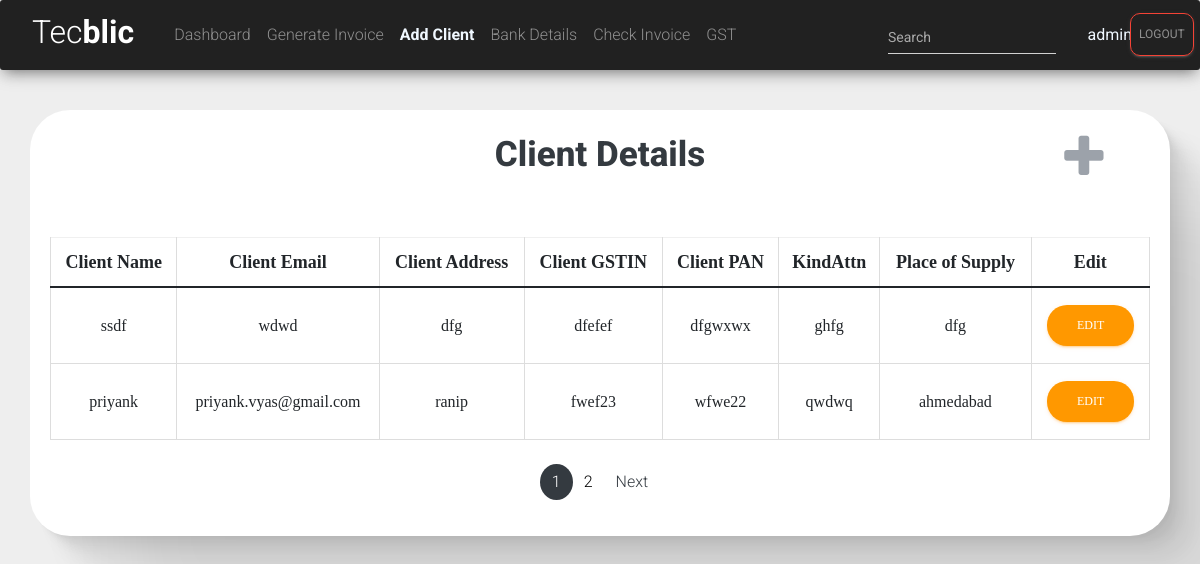
The page /add (signed in) on the database as committed earlier.
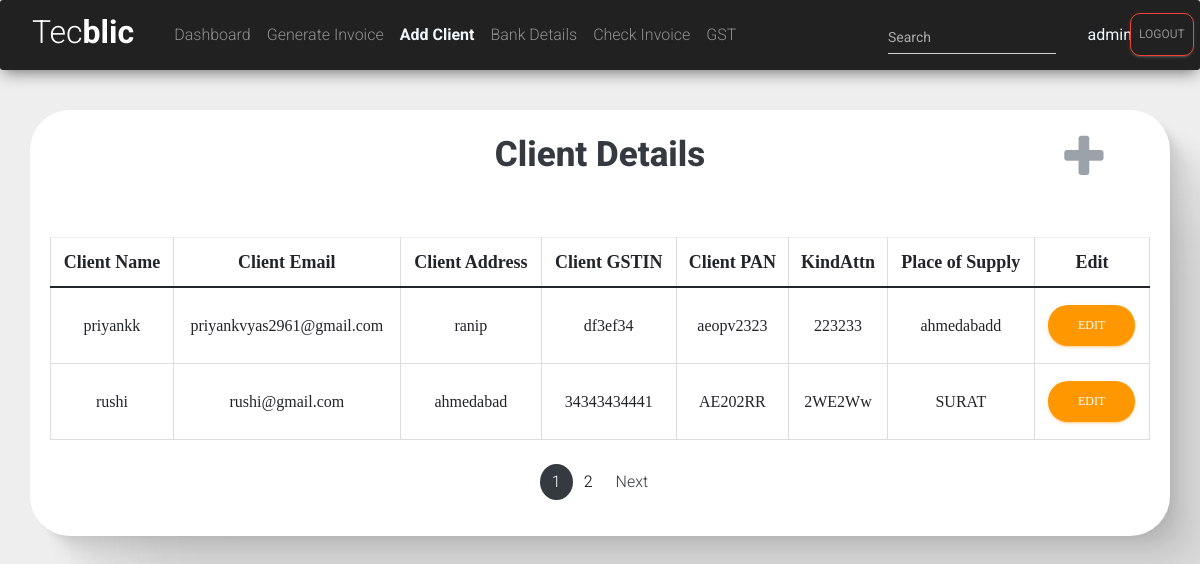
The same page on the database as committed later.
### tecblicapp/models.py (models this page shows, shortened)
class clientDetail(models.Model):
    clientName=models.CharField(max_length=50,null=True,blank=True)
    clientEmail=models.EmailField(null=True,blank=True)
    clientAddress=models.CharField(max_length=200,null=True,blank=True)
    clientGSTIN=models.CharField(max_length=15,null=True,blank=True)
    clientPAN=models.CharField(max_length=10,null=True,blank=True)
    kindAttn=models.CharField(max_length=40,null=True,blank=True)
    placeofSupply=models.CharField(max_length=40,null=True,blank=True)

### tecblicapp/views.py (the view)
# urls.py: path('add',views.client_detail,name='client-detail'),
@login_required(login_url='login')
def client_detail(request):
    form=clientDetailForm()
    clientdetails1=clientDetail.objects.all()
    paginator = Paginator(clientdetails1,2)
    page_number = request.GET.get('page',paginator)
    finaldata =  paginator.get_page(page_number)
    totalpage = finaldata.paginator.num_pages
    return render(request,'tecblicapp/add_client.html',{'clientdetails':finaldata,'totalpages':[n+1 for n in range(totalpage)]})
    return render(request,'tecblicapp/add_client.html',{'form':form,'clientdetails':clientdetails1})

### tecblicapp/templates/tecblicapp/add_client.html (shortened to what this page needs)
<!DOCTYPE html>
<html lang="en">
<head>
    <link href="https://cdn.jsdelivr.net/npm/bootstrap@5.1.3/dist/css/bootstrap.min.css" rel="stylesheet">
    <link rel="stylesheet" href="https://maxcdn.bootstrapcdn.com/font-awesome/latest/css/font-awesome.min.css">
    <link href="/static/assets/css/material-dashboard.css?v=2.1.2" rel="stylesheet" />
    <link href="/static/assets/css/material-dashboard-rtl.css?v=2.1.2" rel="stylesheet" />
</head>
<body>
{% include 'tecblicapp/navbar.html' %}
<div class="container" style="  box-shadow:
2.8px 2.8px 2.2px rgba(0, 0, 0, 0.02),
6.7px 6.7px 5.3px rgba(0, 0, 0, 0.028),
12.5px 12.5px 10px rgba(0, 0, 0, 0.035),
22.3px 22.3px 17.9px rgba(0, 0, 0, 0.042),
41.8px 41.8px 33.4px rgba(0, 0, 0, 0.05),
100px 100px 80px rgba(0, 0, 0, 0.07)
;background-color: white;border-radius: 40px;">
        <div class="text-center" style="font-family: Georgia, 'Times New Roman', Times, serif;">
            <h4 class="text-center text-dark" style="font-size: 35px;font-weight: 800">Client Details</h4>
      <i class="fa fa-plus" data-bs-toggle="modal" data-bs-target="#exampleModal" style="font-size: 50px;position: relative;bottom: 55px;size:30px;left: 44%;cursor: pointer;user-select: none;" type='button' aria-hidden="true"></i>
            <table class="table table-hover table-bordered table-sm">
                <thead>
                    <tr id="heading">
                            <th scope="col" style="font-weight:800;font-size: large;">Client Name</th>
                            <th scope="col"  style="font-weight:800;font-size: large;">Client Email</th>
                            <th scope="col" style="font-weight:800;font-size: large;" >Client Address</th>
                            <th scope="col"  style="font-weight:800;font-size: large;">Client GSTIN</th>
                        <th scope="col"  style="font-weight:800;font-size: large;">Client PAN</th>
                        <th scope="col" style="font-weight:800;font-size: large;">KindAttn</th>
                        <th scope="col" style="font-weight:800;font-size: large;">Place of Supply</th>
                        <th scope="col" style="font-weight:800;font-size: large;">Edit</th>
                    </tr>
                </thead>
                <tbody id="tbody">
                    {% for cl in clientdetails %}
                    <tr>
                        <td id="name{{ cl.id }}">{{ cl.clientName }}</td>
                        <td id="email{{ cl.id }}">{{ cl.clientEmail }}</td>
                        <td id="address{{ cl.id }}">{{ cl.clientAddress }}</td>
                        <td id="gst{{ cl.id }}">{{ cl.clientGSTIN }}</td>
                        <td id="pan{{ cl.id }}">{{ cl.clientPAN }}</td>
                        <td id="kind{{ cl.id }}">{{ cl.kindAttn }}</td>
                        <td id="place{{ cl.id }}">{{ cl.placeofSupply }}</td>
                        <td><input type="button" data-sid="{{cl.id}}" id="e{{cl.id}}" class="button btn btn-warning btn-edit" style="border-radius: 20px;" value="Edit"></td>
                    </tr>
                    {% endfor %}
                </tbody>
            </table>
        </div>
        <nav aria-label="Page navigation" class="mt-4" style="margin: auto;width: 25%;">
            <ul class="pagination pagination-primary" style="justify-content: center;">
        {% for i in totalpages %}
        <li class="page-item
        {% if clientdetails.number == i %}
        bg-dark
        {% else %}
        {% endif %}
        " style="border-radius: 100%;"><a class="page-link" style="color:{% if clientdetails.number == i %}white;{% else %}black;{% endif %}" href="/add?page={{i}}">{{i}}</a></li>
        {% endfor %}
        {% if clientdetails.has_next %}
        <li class="page-item"><a class="page-link text-dark "  href="/add?page={{clientdetails.next_page_number}}">Next</a></li>
        {% endif %}
    </ul>
</nav>
</div>
</body>
</html>

Rows that differ between the two databases and show on the page:
removed clientDetail: clientName "ssdf", clientEmail "wdwd", clientAddress "dfg", clientGSTIN "dfefef", clientPAN "dfgwxwx", kindAttn "ghfg", placeofSupply "dfg"
removed clientDetail: clientName "priyank", clientEmail "priyank.vyas@gmail.com", clientAddress "ranip", clientGSTIN "fwef23", clientPAN "wfwe22", kindAttn "qwdwq", placeofSupply "ahmedabad"
added clientDetail: clientName "priyankk", clientEmail "priyankvyas2961@gmail.com", clientAddress "ranip", clientGSTIN "df3ef34", clientPAN "aeopv2323", kindAttn "223233", placeofSupply "ahmedabadd"
added clientDetail: clientName "rushi", clientEmail "rushi@gmail.com", clientAddress "ahmedabad", clientGSTIN "34343434441", clientPAN "AE202RR", kindAttn "2WE2Ww", placeofSupply "SURAT"
